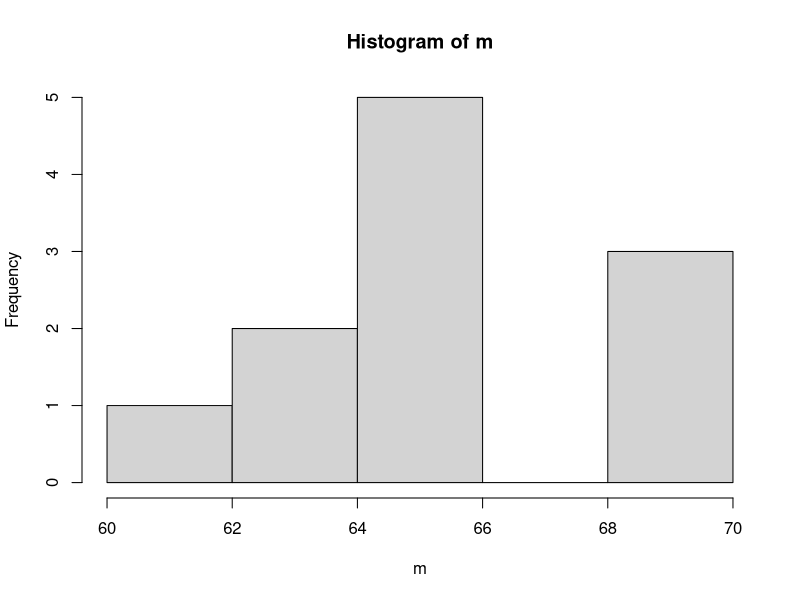
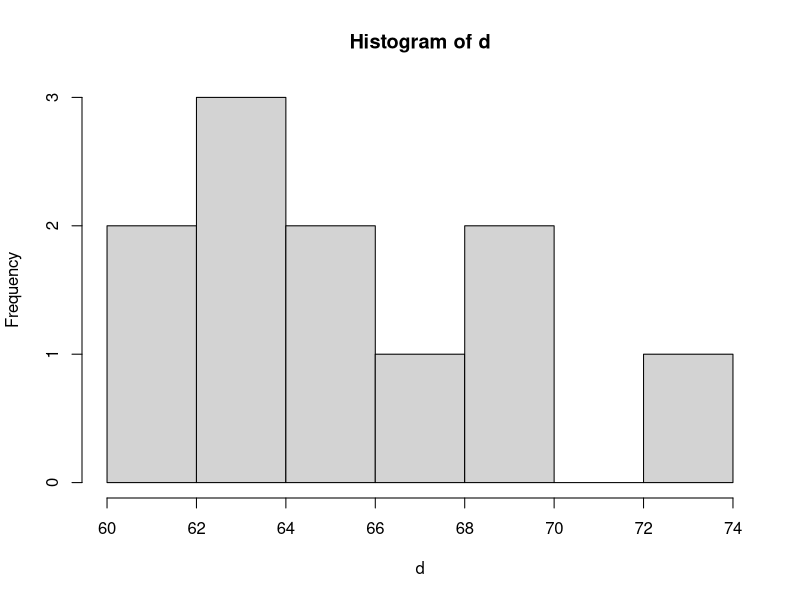
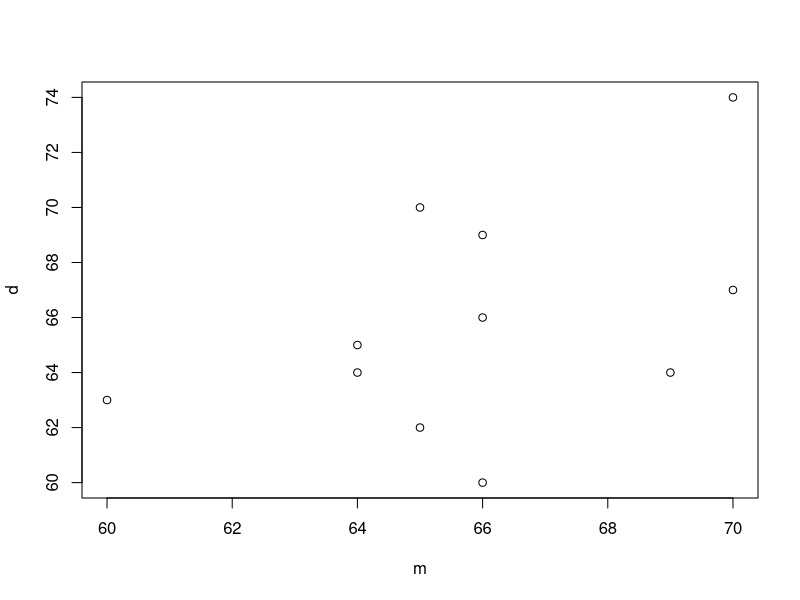

Here is the R script that generated these plots, in order:


m <- c(70, 69, 65, 64, 66, 65, 64, 66, 60, 70, 66)

d <- c(67, 64, 62, 64, 69, 70, 65, 66, 63, 74, 60)

hist(m)

hist(d)

plot(m, d)
#compute Spearman's correlation, Kendall's Tau-b
cor.test(m, d, method="spearman", exact = TRUE) 
cor.test(m, d, method="kendall", exact = TRUE) 

#Test for stastistical significance of spearman's correlation, Kendalls Tau-B




#comopute person correlation

person <- cor(d, m, use="complete.obs")
person
summary(person)

#build regression

RegModel.2 <- lm(d~m)
summary(RegModel.2)


x1 <- c(3, -12, 6, 3, 6)
x2 <- c(4.7, 18, 18, 6, 25)

cor.test(x1, x2, method="kendall", exact = TRUE) 

cor.test(x1, x2, method="kendall", exact = TRUE) 

